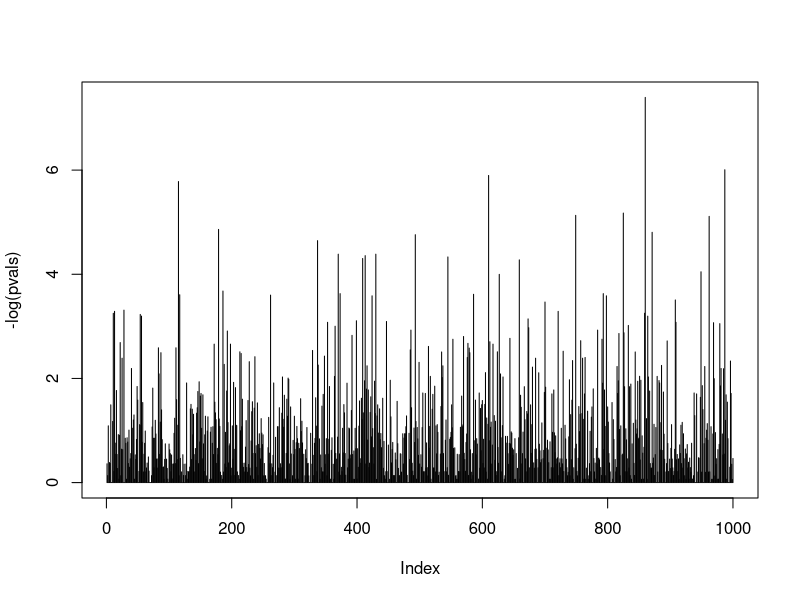

This chart was generated by the following R code:
## ---- chunk 1
#| include: false
library(tidyverse)

## ---- chunk 2
gen_ind_test <- function(probA, probB, samp_size) {
  health_states <- c('D', 'H') # health states 'D' and 'H'
  dis_genA <- sample(health_states, samp_size, replace = TRUE, prob = c(probA, 1-probA)) # generate a vector of health states for genotype A
  dis_genB <- sample(health_states, samp_size, replace = TRUE, prob = c(probB, 1-probB)) # generate a vector of health states for genotype B
  data_vec <- c(table(dis_genA), table(dis_genB)) # calculate number of H and D for each genotype
  data_mat <- matrix(data_vec, nrow=2, ncol=2) # put those together into a data matrix
  chisq_result <- chisq.test(data_mat) # run chi-squared test
  return(chisq_result$p.value) # output the p-value
} 
## ---- chunk 3
probA <- 0.2
probB <- 0.2
samp_size <- 500
pvals <- replicate(1000, gen_ind_test(probA, probB, samp_size))
plot(-log(pvals), type = 'h')
alpha <- 0.01
print("Fraction of rejections at alpha = 0.01:")
print(sum(pvals < alpha)/1000)
print("The False Positive Rate is:")
print((sum(pvals < alpha))/1000)
## ---- chunk 4
probA <- 0.2
probB <- 0.2
samp_size <- 200 # sample size
alpha <- 0.01
m <- 10 # number of hypotheses
atleast1 <- 0
for (i in 1:100) {
  pvals <- replicate(m, gen_ind_test(probA, probB, samp_size))

  if (sum(pvals < alpha) >0) {
      atleast1 <- atleast1 + 1    
  }
}
print(paste("The FWER for", m," hypothesis tests is:",atleast1/100))

m <- 50 # number of hypotheses
atleast1 <- 0
for (i in 1:100) {
  pvals <- replicate(m, gen_ind_test(probA, probB, samp_size))

  if (sum(pvals < alpha) >0) {
      atleast1 <- atleast1 + 1    
  }
}
print(paste("The FWER for", m," hypothesis tests is:",atleast1/100))


m <- 100 # number of hypotheses
atleast1 <- 0
for (i in 1:100) {
  pvals <- replicate(m, gen_ind_test(probA, probB, samp_size))

  if (sum(pvals < alpha) >0) {
      atleast1 <- atleast1 + 1    
  }
}
print(paste("The FWER for", m," hypothesis tests is:",atleast1/100))


m <- 500 # number of hypotheses
atleast1 <- 0
for (i in 1:100) {
  pvals <- replicate(m, gen_ind_test(probA, probB, samp_size))

  if (sum(pvals < alpha) >0) {
      atleast1 <- atleast1 + 1    
  }
}
print(paste("The FWER for", m," hypothesis tests is:",atleast1/100))

## ---- chunk 5
probA <- 0.2
probB <- 0.2
samp_size <- 200 # sample size
alpha <- 0.01
m <- 10 # number of hypotheses
atleast1 <- 0
for (i in 1:100) {
  pvals <- replicate(m, gen_ind_test(probA, probB, samp_size))
  pvals <- p.adjust(pvals, method = "bonferroni")
  if (sum(pvals < alpha) >0) {
      atleast1 <- atleast1 + 1    
  }
}
print(paste("The FWER for", m," hypothesis tests is:",atleast1/100))

m <- 50 # number of hypotheses
atleast1 <- 0
for (i in 1:100) {
  pvals <- replicate(m, gen_ind_test(probA, probB, samp_size))
  pvals <- p.adjust(pvals, method = "bonferroni")
  if (sum(pvals < alpha) >0) {
      atleast1 <- atleast1 + 1    
  }
}
print(paste("The FWER for", m," hypothesis tests is:",atleast1/100))


m <- 100 # number of hypotheses
atleast1 <- 0
for (i in 1:100) {
  pvals <- replicate(m, gen_ind_test(probA, probB, samp_size))
  pvals <- p.adjust(pvals, method = "bonferroni")
  if (sum(pvals < alpha) >0) {
      atleast1 <- atleast1 + 1    
  }
}
print(paste("The FWER for", m," hypothesis tests is:",atleast1/100))


m <- 500 # number of hypotheses
atleast1 <- 0
for (i in 1:100) {
  pvals <- replicate(m, gen_ind_test(probA, probB, samp_size))
  pvals <- p.adjust(pvals, method = "bonferroni")
  if (sum(pvals < alpha) >0) {
      atleast1 <- atleast1 + 1    
  }
}
print(paste("The FWER for", m," hypothesis tests is:",atleast1/100))

## ---- chunk 6
probA <- 0.2
probB <- 0.2
samp_size <- 200 # sample size
alpha <- 0.01
m <- 10 # number of hypotheses
atleast1 <- 0
for (i in 1:100) {
  pvals <- replicate(m, gen_ind_test(probA, probB, samp_size))
  pvals <- p.adjust(pvals, method = "holm")
  if (sum(pvals < alpha) >0) {
      atleast1 <- atleast1 + 1    
  }
}
print(paste("The FWER for", m," hypothesis tests is:",atleast1/100))

m <- 50 # number of hypotheses
atleast1 <- 0
for (i in 1:100) {
  pvals <- replicate(m, gen_ind_test(probA, probB, samp_size))
  pvals <- p.adjust(pvals, method = "holm")
  if (sum(pvals < alpha) >0) {
      atleast1 <- atleast1 + 1    
  }
}
print(paste("The FWER for", m," hypothesis tests is:",atleast1/100))


m <- 100 # number of hypotheses
atleast1 <- 0
for (i in 1:100) {
  pvals <- replicate(m, gen_ind_test(probA, probB, samp_size))
  pvals <- p.adjust(pvals, method = "holm")
  if (sum(pvals < alpha) >0) {
      atleast1 <- atleast1 + 1    
  }
}
print(paste("The FWER for", m," hypothesis tests is:",atleast1/100))


m <- 500 # number of hypotheses
atleast1 <- 0
for (i in 1:100) {
  pvals <- replicate(m, gen_ind_test(probA, probB, samp_size))
  pvals <- p.adjust(pvals, method = "holm")
  if (sum(pvals < alpha) >0) {
      atleast1 <- atleast1 + 1    
  }
}
print(paste("The FWER for", m," hypothesis tests is:",atleast1/100))
## ---- chunk 7
probA <- 0.1
probB <- 0.2
samp_size <- 200 # sample size
pvals <- replicate(1000, gen_ind_test(probA, probB, samp_size))
#plot(-log(pvals), type = 'h')
alpha <- 0.01
print("Fraction of rejections at alpha = 0.01:")
print(sum(pvals < alpha)/1000)
print("The False Negative Rate for a small effect is:")
print(1-(sum(pvals < alpha))/1000)

probA <- 0.1
probB <- 0.4
pvals <- replicate(1000, gen_ind_test(probA, probB, samp_size))
#plot(-log(pvals), type = 'h')
alpha <- 0.01
print("Fraction of rejections at alpha = 0.01:")
print(sum(pvals < alpha)/1000)
print("The False Negative Rate for a large effect is:")
print(1-(sum(pvals < alpha))/1000)
## ---- chunk 8
probA <- 0.2
probB <- 0.2
samp_size <- 200 # sample size
prior <- 0.9
num_true <- prior*1000
pvals_true <- replicate(num_true, gen_ind_test(probA, probB, samp_size))


probA <- 0.2
probB <- 0.1
num_false <- ceiling((1-prior)*1000) # if I don't use celing it has a weird rounding effect
pvals_false <- replicate(num_false, gen_ind_test(probA, probB, samp_size))

## ---- chunk 9
alpha <- 0.1

print("Fraction of rejections of true null without adjustment at alpha = 0.01:")
print(sum(pvals_true < alpha)/num_true)
FP <- sum(pvals_true < alpha)

print("Fraction of rejections of false null without adjustment at alpha = 0.01:")
print(sum(pvals_false < alpha)/num_false)
TP <- sum(pvals_false < alpha)

print("FDR without adjustment at alpha = 0.01:")
print(FP/(TP+FP))


pvals_adj <- p.adjust(c(pvals_true, pvals_false), method = 'bonferroni')

print("Fraction of rejections of true null with Bonferroni adjustment at alpha = 0.01:")
print(sum(pvals_adj[1:1000*prior] < alpha)/num_true)
FP <- sum(pvals_adj[1:1000*prior] < alpha)

print("Fraction of rejections of false null with Bonferroni adjustment at alpha = 0.01:")
print(sum(pvals_adj[(1000*prior):1000] < alpha)/num_false)
TP <- sum(pvals_adj[(1000*prior):1000] < alpha)

print("FDR with Bonferroni adjustment at alpha = 0.01:")
print(FP/(TP+FP))

pvals_adj <- p.adjust(c(pvals_true, pvals_false), method = 'holm')

print("Fraction of rejections of true null with Holm adjustment at alpha = 0.01:")
print(sum(pvals_adj[1:1000*prior] < alpha)/num_true)
FP <- sum(pvals_adj[1:1000*prior] < alpha)

print("Fraction of rejections of false null with Holm adjustment at alpha = 0.01:")
print(sum(pvals_adj[(1000*prior):1000] < alpha)/num_false)
TP <- sum(pvals_adj[(1000*prior):1000] < alpha)

print("FDR with Holm adjustment at alpha = 0.01:")
print(FP/(TP+FP))

pvals_adj <- p.adjust(c(pvals_true, pvals_false), method = 'BH')

print("Fraction of rejections of true null with BH adjustment at alpha = 0.01:")
print(sum(pvals_adj[1:1000*prior] < alpha)/num_true)
FP <- sum(pvals_adj[1:1000*prior] < alpha)

print("Fraction of rejections of false null with BH adjustment at alpha = 0.01:")
print(sum(pvals_adj[(1000*prior):1000] < alpha)/num_false)
TP <- sum(pvals_adj[(1000*prior):1000] < alpha)

print("FDR with BH adjustment at alpha = 0.01:")
print(FP/(TP+FP))
## ---- chunk 10
probA <- 0.2
probB <- 0.2
samp_size <- 200 # sample size
prior <- 0.99
num_true <- prior*1000
pvals_true <- replicate(num_true, gen_ind_test(probA, probB, samp_size))


probA <- 0.2
probB <- 0.1
num_false <- ceiling((1-prior)*1000) # if I don't use celing it has a weird rounding effect
pvals_false <- replicate(num_false, gen_ind_test(probA, probB, samp_size))


alpha <- 0.1
print("Fraction of rejections of true null without adjustment at alpha = 0.01:")
print(sum(pvals_true < alpha)/num_true)
FP <- sum(pvals_true < alpha)

print("Fraction of rejections of false null without adjustment at alpha = 0.01:")
print(sum(pvals_false < alpha)/num_false)
TP <- sum(pvals_false < alpha)

print("FDR without adjustment at alpha = 0.01:")
print(FP/(TP+FP))


pvals_adj <- p.adjust(c(pvals_true, pvals_false), method = 'bonferroni')

print("Fraction of rejections of true null with Bonferroni adjustment at alpha = 0.01:")
print(sum(pvals_adj[1:1000*prior] < alpha)/num_true)
FP <- sum(pvals_adj[1:1000*prior] < alpha)

print("Fraction of rejections of false null with Bonferroni adjustment at alpha = 0.01:")
print(sum(pvals_adj[(1000*prior):1000] < alpha)/num_false)
TP <- sum(pvals_adj[(1000*prior):1000] < alpha)

print("FDR with Bonferroni adjustment at alpha = 0.01:")
print(FP/(TP+FP))

pvals_adj <- p.adjust(c(pvals_true, pvals_false), method = 'holm')

print("Fraction of rejections of true null with Holm adjustment at alpha = 0.01:")
print(sum(pvals_adj[1:1000*prior] < alpha)/num_true)
FP <- sum(pvals_adj[1:1000*prior] < alpha)

print("Fraction of rejections of false null with Holm adjustment at alpha = 0.01:")
print(sum(pvals_adj[(1000*prior):1000] < alpha)/num_false)
TP <- sum(pvals_adj[(1000*prior):1000] < alpha)

print("FDR with Holm adjustment at alpha = 0.01:")
print(FP/(TP+FP))

pvals_adj <- p.adjust(c(pvals_true, pvals_false), method = 'BH')

print("Fraction of rejections of true null with BH adjustment at alpha = 0.01:")
print(sum(pvals_adj[1:1000*prior] < alpha)/num_true)
FP <- sum(pvals_adj[1:1000*prior] < alpha)

print("Fraction of rejections of false null with BH adjustment at alpha = 0.01:")
print(sum(pvals_adj[(1000*prior):1000] < alpha)/num_false)
TP <- sum(pvals_adj[(1000*prior):1000] < alpha)

print("FDR with BH adjustment at alpha = 0.01:")
print(FP/(TP+FP))
## ---- chunk 11
probA <- 0.2
probB <- 0.2
samp_size <- 200 # sample size
prior <- 0.9
num_true <- prior*1000
pvals_true <- replicate(num_true, gen_ind_test(probA, probB, samp_size))


probA <- 0.1
probB <- 0.4
num_false <- ceiling((1-prior)*1000) # if I don't use celing it has a weird rounding effect
pvals_false <- replicate(num_false, gen_ind_test(probA, probB, samp_size))


alpha <- 0.01
print("Fraction of rejections of true null without adjustment at alpha = 0.01:")
print(sum(pvals_true < alpha)/num_true)
FP <- sum(pvals_true < alpha)

print("Fraction of rejections of false null without adjustment at alpha = 0.01:")
print(sum(pvals_false < alpha)/num_false)
TP <- sum(pvals_false < alpha)

print("FDR without adjustment at alpha = 0.01:")
print(FP/(TP+FP))


pvals_adj <- p.adjust(c(pvals_true, pvals_false), method = 'bonferroni')

print("Fraction of rejections of true null with Bonferroni adjustment at alpha = 0.01:")
print(sum(pvals_adj[1:1000*prior] < alpha)/num_true)
FP <- sum(pvals_adj[1:1000*prior] < alpha)

print("Fraction of rejections of false null with Bonferroni adjustment at alpha = 0.01:")
print(sum(pvals_adj[(1000*prior):1000] < alpha)/num_false)
TP <- sum(pvals_adj[(1000*prior):1000] < alpha)

print("FDR with Bonferroni adjustment at alpha = 0.01:")
print(FP/(TP+FP))

pvals_adj <- p.adjust(c(pvals_true, pvals_false), method = 'holm')

print("Fraction of rejections of true null with Holm adjustment at alpha = 0.01:")
print(sum(pvals_adj[1:1000*prior] < alpha)/num_true)
FP <- sum(pvals_adj[1:1000*prior] < alpha)

print("Fraction of rejections of false null with Holm adjustment at alpha = 0.01:")
print(sum(pvals_adj[(1000*prior):1000] < alpha)/num_false)
TP <- sum(pvals_adj[(1000*prior):1000] < alpha)

print("FDR with Holm adjustment at alpha = 0.01:")
print(FP/(TP+FP))

pvals_adj <- p.adjust(c(pvals_true, pvals_false), method = 'BH')

print("Fraction of rejections of true null with BH adjustment at alpha = 0.01:")
print(sum(pvals_adj[1:1000*prior] < alpha)/num_true)
FP <- sum(pvals_adj[1:1000*prior] < alpha)

print("Fraction of rejections of false null with BH adjustment at alpha = 0.01:")
print(sum(pvals_adj[(1000*prior):1000] < alpha)/num_false)
TP <- sum(pvals_adj[(1000*prior):1000] < alpha)

print("FDR with BH adjustment at alpha = 0.01:")
print(FP/(TP+FP))
## ---- chunk 12
probA <- 0.2
probB <- 0.2
samp_size <- 200 # sample size
prior <- 0.99
num_true <- prior*1000
pvals_true <- replicate(num_true, gen_ind_test(probA, probB, samp_size))


probA <- 0.1
probB <- 0.4
num_false <- ceiling((1-prior)*1000) # if I don't use celing it has a weird rounding effect
pvals_false <- replicate(num_false, gen_ind_test(probA, probB, samp_size))

alpha <- 0.01
print("Fraction of rejections of true null without adjustment at alpha = 0.01:")
print(sum(pvals_true < alpha)/num_true)
FP <- sum(pvals_true < alpha)

print("Fraction of rejections of false null without adjustment at alpha = 0.01:")
print(sum(pvals_false < alpha)/num_false)
TP <- sum(pvals_false < alpha)

print("FDR without adjustment at alpha = 0.01:")
print(FP/(TP+FP))


pvals_adj <- p.adjust(c(pvals_true, pvals_false), method = 'bonferroni')

print("Fraction of rejections of true null with Bonferroni adjustment at alpha = 0.01:")
print(sum(pvals_adj[1:1000*prior] < alpha)/num_true)
FP <- sum(pvals_adj[1:1000*prior] < alpha)

print("Fraction of rejections of false null with Bonferroni adjustment at alpha = 0.01:")
print(sum(pvals_adj[(1000*prior):1000] < alpha)/num_false)
TP <- sum(pvals_adj[(1000*prior):1000] < alpha)

print("FDR with Bonferroni adjustment at alpha = 0.01:")
print(FP/(TP+FP))

pvals_adj <- p.adjust(c(pvals_true, pvals_false), method = 'holm')

print("Fraction of rejections of true null with Holm adjustment at alpha = 0.01:")
print(sum(pvals_adj[1:1000*prior] < alpha)/num_true)
FP <- sum(pvals_adj[1:1000*prior] < alpha)

print("Fraction of rejections of false null with Holm adjustment at alpha = 0.01:")
print(sum(pvals_adj[(1000*prior):1000] < alpha)/num_false)
TP <- sum(pvals_adj[(1000*prior):1000] < alpha)

print("FDR with Holm adjustment at alpha = 0.01:")
print(FP/(TP+FP))

pvals_adj <- p.adjust(c(pvals_true, pvals_false), method = 'BH')

print("Fraction of rejections of true null with BH adjustment at alpha = 0.01:")
print(sum(pvals_adj[1:1000*prior] < alpha)/num_true)
FP <- sum(pvals_adj[1:1000*prior] < alpha)

print("Fraction of rejections of false null with BH adjustment at alpha = 0.01:")
print(sum(pvals_adj[(1000*prior):1000] < alpha)/num_false)
TP <- sum(pvals_adj[(1000*prior):1000] < alpha)

print("FDR with BH adjustment at alpha = 0.01:")
print(FP/(TP+FP))
